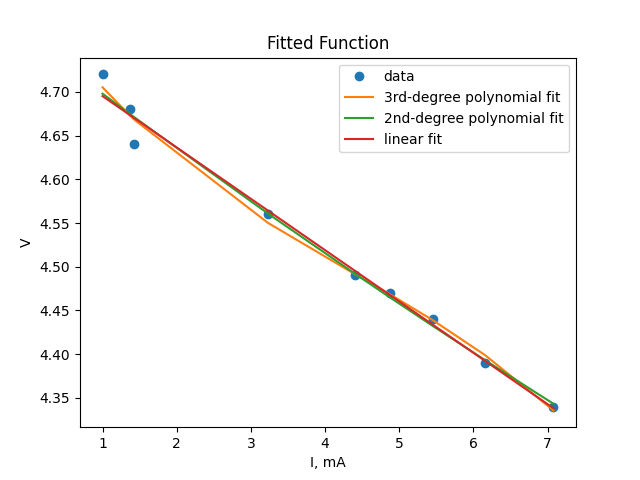

Source code (Python):
import numpy as np
from scipy.optimize import curve_fit
import matplotlib.pyplot as plt

# Define the fitting functions
def func3(x, a, b, c, d):
    return a * x**3 + b * x**2 + c * x + d

def func2(x, a, b, c):
    return a * x**2 + b * x + c

def func1(x, a, b):
    return a * x + b

# Load the data from the CSV file
data = np.loadtxt("lt1054-data.csv", delimiter=",")

# Extract the x and y data from the data array
x = data[:, 0]
y = data[:, 1]

# Fit the functions to the data using curve_fit
popt3, _ = curve_fit(func3, x, y)
popt2, _ = curve_fit(func2, x, y)
popt1, _ = curve_fit(func1, x, y)

# Plot the data and the fitted functions
plt.plot(x, y, 'o', label='data')
plt.plot(x, func3(x, *popt3), label='3rd-degree polynomial fit')
plt.plot(x, func2(x, *popt2), label='2nd-degree polynomial fit')
plt.plot(x, func1(x, *popt1), label='linear fit')
plt.legend()

plt.xlabel('I, mA')
plt.ylabel('V')
plt.title('Fitted Function')
plt.show()

print("Fitted parameters for 3rd-degree polynomial: ", popt3)
print("Fitted parameters for 2nd-degree polynomial: ", popt2)
print("Fitted parameters for linear function: ", popt1)

# Fitted parameters for 3rd-degree polynomial:  [-1.29032884e-03  1.68607681e-02 -1.21901634e-01  4.81152883e+00]
# Fitted parameters for 2nd-degree polynomial:  [ 8.12178175e-04 -6.48985019e-02  4.76202325e+00]
# Fitted parameters for linear function:  [-0.05870862  4.75386684]
